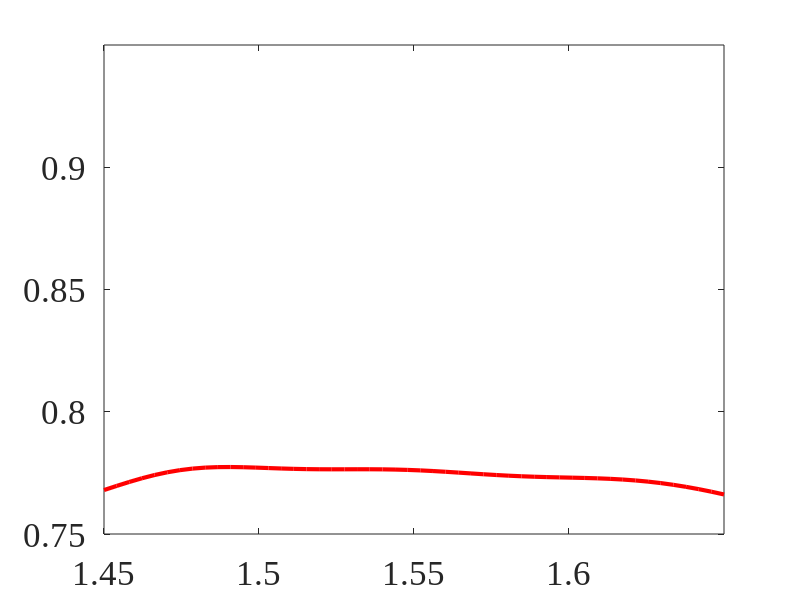

Write MATLAB code to recreate this figure.
clear all;

date_two_layer_graphene_ribbons = load('3D_TE.txt');
date1_two_layer_graphene_ribbons=date_two_layer_graphene_ribbons(:,1);
date2_two_layer_graphene_ribbons=date_two_layer_graphene_ribbons(:,2);

figure(1)
plot(date1_two_layer_graphene_ribbons,date2_two_layer_graphene_ribbons+0.10,'r','LineWidth',3);
h=gca;
set(h,'FontName','Times New Roman','FontSize',25);
axis([1.45, 1.65, 0.75, 0.95]);